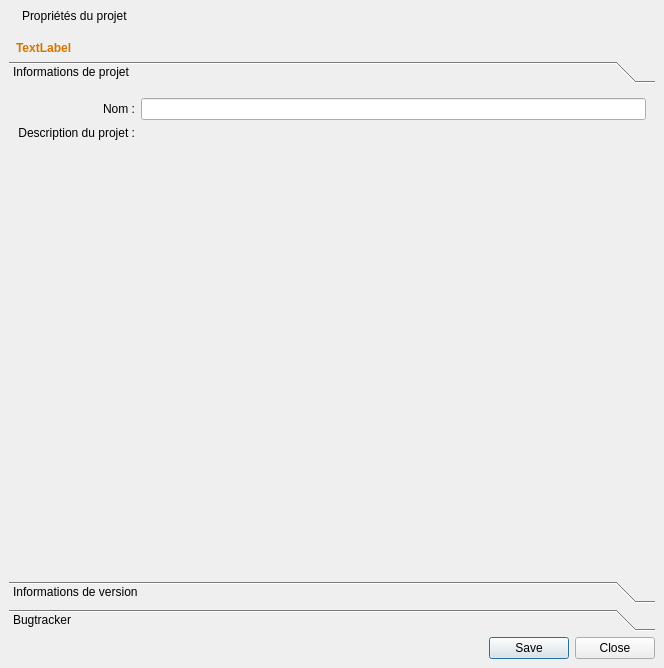
<?xml version="1.0" encoding="UTF-8"?>
<ui version="4.0">
 <class>Form_Project_Version</class>
 <widget class="QWidget" name="Form_Project_Version">
  <property name="geometry">
   <rect>
    <x>0</x>
    <y>0</y>
    <width>664</width>
    <height>668</height>
   </rect>
  </property>
  <property name="windowTitle">
   <string>Form</string>
  </property>
  <layout class="QGridLayout" name="gridLayout">
   <property name="margin">
    <number>0</number>
   </property>
   <property name="spacing">
    <number>0</number>
   </property>
   <item row="0" column="0">
    <widget class="QWidget" name="project_widget_title" native="true">
     <layout class="QGridLayout" name="gridLayout_6">
      <item row="0" column="0">
       <layout class="QHBoxLayout" name="horizontalLayout_2">
        <item>
         <widget class="QLabel" name="label_6">
          <property name="pixmap">
           <pixmap resource="../../resources.qrc">:/images/48x48/box.png</pixmap>
          </property>
         </widget>
        </item>
        <item>
         <widget class="QLabel" name="title">
          <property name="sizePolicy">
           <sizepolicy hsizetype="Expanding" vsizetype="Preferred">
            <horstretch>0</horstretch>
            <verstretch>0</verstretch>
           </sizepolicy>
          </property>
          <property name="text">
           <string>Propriétés du projet</string>
          </property>
          <property name="wordWrap">
           <bool>true</bool>
          </property>
         </widget>
        </item>
       </layout>
      </item>
     </layout>
    </widget>
   </item>
   <item row="1" column="0">
    <widget class="QWidget" name="widget_content" native="true">
     <layout class="QGridLayout" name="gridLayout_7">
      <item row="0" column="0">
       <widget class="QWidget" name="lock_widget" native="true">
        <layout class="QHBoxLayout" name="horizontalLayout_4">
         <property name="spacing">
          <number>0</number>
         </property>
         <property name="margin">
          <number>0</number>
         </property>
         <item>
          <widget class="QLabel" name="label_14">
           <property name="text">
            <string/>
           </property>
           <property name="pixmap">
            <pixmap resource="../../resources.qrc">:/images/22x22/lock.png</pixmap>
           </property>
           <property name="margin">
            <number>4</number>
           </property>
          </widget>
         </item>
         <item>
          <widget class="QLabel" name="label_lock_by">
           <property name="sizePolicy">
            <sizepolicy hsizetype="Expanding" vsizetype="Preferred">
             <horstretch>0</horstretch>
             <verstretch>0</verstretch>
            </sizepolicy>
           </property>
           <property name="palette">
            <palette>
             <active>
              <colorrole role="WindowText">
               <brush brushstyle="SolidPattern">
                <color alpha="255">
                 <red>214</red>
                 <green>118</green>
                 <blue>0</blue>
                </color>
               </brush>
              </colorrole>
             </active>
             <inactive>
              <colorrole role="WindowText">
               <brush brushstyle="SolidPattern">
                <color alpha="255">
                 <red>214</red>
                 <green>118</green>
                 <blue>0</blue>
                </color>
               </brush>
              </colorrole>
             </inactive>
             <disabled>
              <colorrole role="WindowText">
               <brush brushstyle="SolidPattern">
                <color alpha="255">
                 <red>106</red>
                 <green>104</green>
                 <blue>100</blue>
                </color>
               </brush>
              </colorrole>
             </disabled>
            </palette>
           </property>
           <property name="font">
            <font>
             <weight>75</weight>
             <bold>true</bold>
            </font>
           </property>
           <property name="text">
            <string>TextLabel</string>
           </property>
          </widget>
         </item>
        </layout>
       </widget>
      </item>
      <item row="1" column="0">
       <widget class="QToolBox" name="tool_box">
        <property name="currentIndex">
         <number>0</number>
        </property>
        <widget class="QWidget" name="page">
         <property name="geometry">
          <rect>
           <x>0</x>
           <y>0</y>
           <width>646</width>
           <height>471</height>
          </rect>
         </property>
         <property name="autoFillBackground">
          <bool>true</bool>
         </property>
         <attribute name="label">
          <string>Informations de projet</string>
         </attribute>
         <layout class="QGridLayout" name="gridLayout_10">
          <item row="0" column="0">
           <layout class="QGridLayout" name="gridLayout_2">
            <item row="0" column="0">
             <widget class="QLabel" name="label">
              <property name="text">
               <string>Nom :</string>
              </property>
              <property name="alignment">
               <set>Qt::AlignRight|Qt::AlignTrailing|Qt::AlignVCenter</set>
              </property>
             </widget>
            </item>
            <item row="0" column="1">
             <widget class="QLineEdit" name="project_name"/>
            </item>
            <item row="2" column="1">
             <layout class="QHBoxLayout" name="horizontalLayout"/>
            </item>
            <item row="1" column="0">
             <widget class="QLabel" name="label_2">
              <property name="text">
               <string>Description du projet :</string>
              </property>
              <property name="alignment">
               <set>Qt::AlignRight|Qt::AlignTop|Qt::AlignTrailing</set>
              </property>
             </widget>
            </item>
            <item row="1" column="1">
             <widget class="RecordTextEditWidget" name="project_description" native="true">
              <property name="sizePolicy">
               <sizepolicy hsizetype="Expanding" vsizetype="Expanding">
                <horstretch>0</horstretch>
                <verstretch>0</verstretch>
               </sizepolicy>
              </property>
             </widget>
            </item>
           </layout>
          </item>
         </layout>
        </widget>
        <widget class="QWidget" name="page_2">
         <property name="geometry">
          <rect>
           <x>0</x>
           <y>0</y>
           <width>193</width>
           <height>52</height>
          </rect>
         </property>
         <property name="autoFillBackground">
          <bool>true</bool>
         </property>
         <attribute name="label">
          <string>Informations de version</string>
         </attribute>
         <layout class="QGridLayout" name="gridLayout_11">
          <item row="0" column="0">
           <layout class="QGridLayout" name="gridLayout_3">
            <item row="4" column="2">
             <widget class="RecordTextEditWidget" name="project_version_info" native="true">
              <property name="sizePolicy">
               <sizepolicy hsizetype="Expanding" vsizetype="Expanding">
                <horstretch>0</horstretch>
                <verstretch>0</verstretch>
               </sizepolicy>
              </property>
             </widget>
            </item>
            <item row="1" column="0">
             <widget class="QLabel" name="label_3">
              <property name="text">
               <string>Version :</string>
              </property>
              <property name="alignment">
               <set>Qt::AlignRight|Qt::AlignTrailing|Qt::AlignVCenter</set>
              </property>
             </widget>
            </item>
            <item row="4" column="0">
             <widget class="QLabel" name="label_4">
              <property name="text">
               <string>Informations de version :</string>
              </property>
              <property name="alignment">
               <set>Qt::AlignRight|Qt::AlignTop|Qt::AlignTrailing</set>
              </property>
             </widget>
            </item>
            <item row="1" column="2">
             <widget class="QLabel" name="project_version">
              <property name="text">
               <string>TextLabel</string>
              </property>
             </widget>
            </item>
           </layout>
          </item>
         </layout>
        </widget>
        <widget class="QWidget" name="page_3">
         <property name="geometry">
          <rect>
           <x>0</x>
           <y>0</y>
           <width>320</width>
           <height>164</height>
          </rect>
         </property>
         <property name="autoFillBackground">
          <bool>true</bool>
         </property>
         <attribute name="label">
          <string>Bugtracker</string>
         </attribute>
         <layout class="QGridLayout" name="gridLayout_4">
          <item row="0" column="0">
           <layout class="QHBoxLayout" name="horizontalLayout_5">
            <item>
             <layout class="QGridLayout" name="gridLayout_9">
              <item row="6" column="0">
               <widget class="QLabel" name="label_8">
                <property name="text">
                 <string>Identifiant de la version
du projet dans le bugtracker:</string>
                </property>
                <property name="alignment">
                 <set>Qt::AlignRight|Qt::AlignTrailing|Qt::AlignVCenter</set>
                </property>
               </widget>
              </item>
              <item row="2" column="0">
               <widget class="QLabel" name="url_webservice_label">
                <property name="text">
                 <string>URL du Webservice :</string>
                </property>
                <property name="alignment">
                 <set>Qt::AlignRight|Qt::AlignTrailing|Qt::AlignVCenter</set>
                </property>
               </widget>
              </item>
              <item row="0" column="0">
               <widget class="QLabel" name="label_7">
                <property name="text">
                 <string>Type :</string>
                </property>
                <property name="alignment">
                 <set>Qt::AlignRight|Qt::AlignTrailing|Qt::AlignVCenter</set>
                </property>
               </widget>
              </item>
              <item row="1" column="0">
               <widget class="QLabel" name="url_base_label">
                <property name="text">
                 <string>URL de base :</string>
                </property>
                <property name="alignment">
                 <set>Qt::AlignRight|Qt::AlignTrailing|Qt::AlignVCenter</set>
                </property>
               </widget>
              </item>
              <item row="1" column="1">
               <widget class="QLineEdit" name="bug_tracker_host"/>
              </item>
              <item row="2" column="1">
               <widget class="QLineEdit" name="bug_tracker_url"/>
              </item>
              <item row="4" column="1">
               <widget class="QLineEdit" name="bug_tracker_project_id"/>
              </item>
              <item row="0" column="1">
               <widget class="QComboBox" name="bug_tracker_type"/>
              </item>
              <item row="6" column="1">
               <widget class="QLineEdit" name="bug_tracker_project_version"/>
              </item>
              <item row="4" column="0">
               <widget class="QLabel" name="label_9">
                <property name="text">
                 <string>Identifiant du projet
dans le bugtracker:</string>
                </property>
                <property name="alignment">
                 <set>Qt::AlignRight|Qt::AlignTrailing|Qt::AlignVCenter</set>
                </property>
               </widget>
              </item>
              <item row="7" column="1">
               <spacer name="verticalSpacer_3">
                <property name="orientation">
                 <enum>Qt::Vertical</enum>
                </property>
                <property name="sizeHint" stdset="0">
                 <size>
                  <width>20</width>
                  <height>40</height>
                 </size>
                </property>
               </spacer>
              </item>
             </layout>
            </item>
            <item>
             <layout class="QVBoxLayout" name="verticalLayout">
              <item>
               <widget class="QPushButton" name="bugtracker_test_button">
                <property name="layoutDirection">
                 <enum>Qt::RightToLeft</enum>
                </property>
                <property name="text">
                 <string>Tester</string>
                </property>
               </widget>
              </item>
              <item>
               <spacer name="verticalSpacer_2">
                <property name="orientation">
                 <enum>Qt::Vertical</enum>
                </property>
                <property name="sizeHint" stdset="0">
                 <size>
                  <width>20</width>
                  <height>40</height>
                 </size>
                </property>
               </spacer>
              </item>
             </layout>
            </item>
           </layout>
          </item>
         </layout>
        </widget>
       </widget>
      </item>
      <item row="4" column="0">
       <widget class="QDialogButtonBox" name="buttonBox">
        <property name="standardButtons">
         <set>QDialogButtonBox::Close|QDialogButtonBox::Save</set>
        </property>
       </widget>
      </item>
     </layout>
    </widget>
   </item>
  </layout>
 </widget>
 <customwidgets>
  <customwidget>
   <class>RecordTextEditWidget</class>
   <extends>QWidget</extends>
   <header>gui/components/record_text_edit_widget.h</header>
   <container>1</container>
  </customwidget>
 </customwidgets>
 <tabstops>
  <tabstop>project_name</tabstop>
  <tabstop>bug_tracker_type</tabstop>
  <tabstop>bug_tracker_host</tabstop>
  <tabstop>bug_tracker_url</tabstop>
  <tabstop>bug_tracker_project_id</tabstop>
  <tabstop>bug_tracker_project_version</tabstop>
  <tabstop>buttonBox</tabstop>
 </tabstops>
 <resources>
  <include location="../../resources.qrc"/>
  <include location="../../resources.qrc"/>
 </resources>
 <connections/>
</ui>
